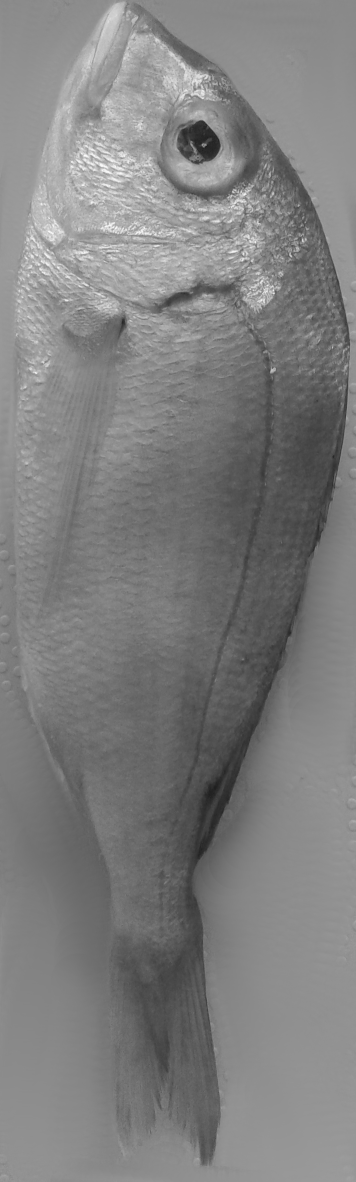
#> input picture data/train-images/pagellus_erythrinus/1.jpg, 712 x 2364 px (shown at 1/2 size); its folder holds 4 pictures in this run
$ python BFORB.py   (Python 2 division)   (older library calls are emulated)
#> lines starting #> are read from the running program, lines starting #| are printed output that depends on the picture
### src/lib/mstatistics.py
import math

def mean(M):
	"""Arithmetic mean"""
	return sum(M)/len(M)

def standard_deviation(M):
	"""Standard deviation"""
	sums = 0
	x_dash = mean(M)
	for t in M:
		sums += (t - x_dash)**2
	return math.sqrt(sums)

def coefficients_of_variation(M):
	"""Coefficients of variation"""
	if len(M) != 0:
		return abs(standard_deviation(M)/mean(M))

# [5 lines left out: function get_coefficients_of_variation_dict, not called in this run]

### src/lib/BFORB.py
#!/usr/bin/env python2.7

import numpy as np
import cv2, glob, mstatistics, os

global orb, CV_HOMOGENITY_COEFFICIENT
orb = cv2.ORB()
CV_HOMOGENITY_COEFFICIENT = 0.15

class BruteForceORBFeatureMatching:
	class ImageSet:
		def __init__(self, name, directory, ext='.jpg'):
			self.name, self.directory, self.images = name, directory, []
			images_list = glob.glob('{0}/*{1}'.format(directory,ext))
			self.orb = orb
			for _img in images_list:
				img = cv2.imread(_img,0); self.images.append(img)

		def get_matches(self, query_image,check_homogenity=True):
			matches = []
			for image in self.images:
				kp1, des1 = self.orb.detectAndCompute(query_image,None)
				kp2, des2 = self.orb.detectAndCompute(image,None)

				# create BFMatcher object
				bf = cv2.BFMatcher(cv2.NORM_HAMMING, crossCheck=True)
				# Match descriptors.
				_matches = bf.match(des1,des2)
				matches.append(len(_matches))
				# Sort them in the order of their distance.
				#_matches = sorted(_matches, key = lambda x:x.distance)
			if len(matches) == 0:
				return 0
			if check_homogenity:
				cv = mstatistics.coefficients_of_variation(matches)
				if cv <= CV_HOMOGENITY_COEFFICIENT:
					return mstatistics.mean(matches)
				else:
					return 0
			else:
				return [mstatistics.mean(matches), max(matches)]

	def __init__(self, image_sets = []):
		self.orb = orb
		self.image_sets = image_sets

	def append_image_set(self, s):
		self.image_sets.append(s)

	def compare_matches(self, query_image):
		M = {}
		for image_set in self.image_sets:
			M[image_set.get_matches(query_image)[1]] = image_set
		return M[max(M.keys())]

	def identify(self, query_image):
		result = self.compare_matches(query_image)
		print result.name

if __name__ == '__main__':
	s1 = BruteForceORBFeatureMatching().ImageSet('Pagellus Erythrinus', '../../data/train-images/pagellus_erythrinus')
#> in __init__, img is the input picture: shape (2364, 712); min 24, max 255, mean 126.9
	s2 = BruteForceORBFeatureMatching().ImageSet('Pagellus Erythrinus', '../../data/train-images/mullus_barbatus')
	s3 = BruteForceORBFeatureMatching().ImageSet('Pagellus Erythrinus', '../../data/train-images/helicolenus_dactylopterus')
	s4 = BruteForceORBFeatureMatching().ImageSet('Pagellus Erythrinus', '../../data/train-images/scyliorhinus_canicula')
	s = [s1,s2,s3,s4]
	b = BruteForceORBFeatureMatching(s)
	b.identify(cv2.imread('../../data/test-images/2.jpg',0))
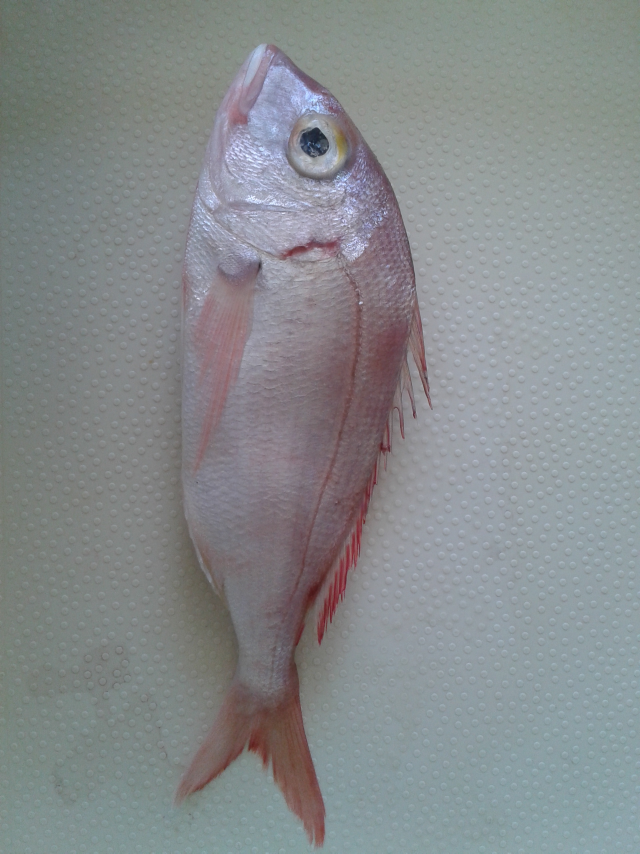
#> input picture data/test-images/2.jpg, 1920 x 2560 px (shown at 1/3 size)
#> the loop in compare_matches, `for image_set in self.image_sets:` made 1 pass
#> cv in get_matches on pass 1: 0.104
#> after the loop in compare_matches, `for image_set in self.image_sets:`:
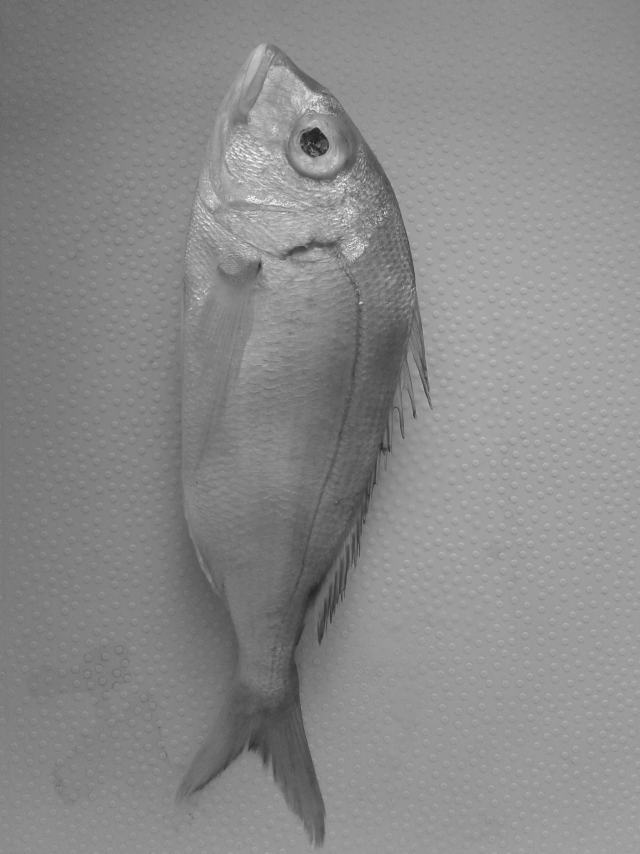
#> query_image: shape (2560, 1920) (shown at 1/3 size); min 23, max 255, mean 137.7
#> after the loop in compare_matches, `for image_set in self.image_sets:`: M = 0 items
#> (the run stopped early here; a loop or call above may not have finished)
